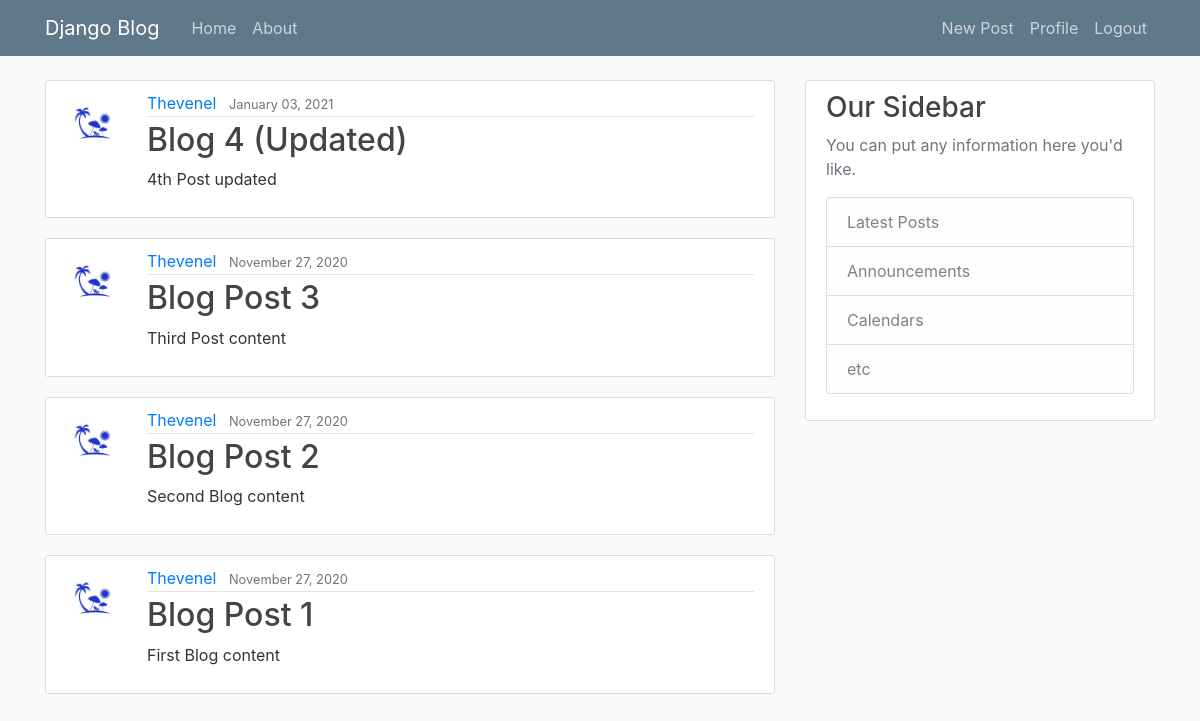
The app's page / (signed in) with its own data.
### blog/models.py (models this page shows, shortened)
class Post(models.Model):
    title = models.CharField(max_length=100)
    content = models.TextField()
    date_posted = models.DateTimeField(default=timezone.now)
    author = models.ForeignKey(User, on_delete=models.CASCADE)

### users/models.py (models this page shows, shortened)
class Profile(models.Model):
    user = models.OneToOneField(User, on_delete=models.CASCADE)
    image = models.ImageField(default='default.jpg', upload_to='profile_pics')

### blog/views.py (the view)
# urls.py: path('', PostListView.as_view(), name='blog-home'),
class PostListView(ListView):
    model = Post
    template_name = 'blog/home.html' # <app>/<model>_<view_type>.html
    context_object_name = 'posts'
    ordering = ['-date_posted']

### blog/templates/blog/home.html
{% extends 'blog/base.html' %}
{% block content %}
    {% for post in posts %}
    <article class="media content-section">
      <img src="{{ post.author.profile.image.url }}" alt="user-profile" class="rounded-circle article-img">
        <div class="media-body">
          <div class="article-metadata">
            <a class="mr-2" href="#">{{ post.author }}</a>
            <small class="text-muted">{{ post.date_posted|date:"F d, Y" }}</small>
          </div>
          <h2><a class="article-title" href="{% url 'post-detail' post.id %}">{{ post.title }}</a></h2>
          <p class="article-content">{{ post.content }}</p>
        </div>
      </article>
    {% endfor %}
{% endblock content %}

### blog/static/blog/main.css (style rules this page uses)
body { background: #fafafa; color: #333333; margin-top: 5rem; }
h1, h2, h3, h4, h5, h6 { color: #444444; }
.content-section { background: #ffffff; padding: 10px 20px; border: 1px solid #dddddd; border-radius: 3px; margin-bottom: 20px; }
.article-title { color: #444444; }
.article-content { white-space: pre-line; }
.article-img { height: 65px; width: 65px; margin-right: 16px; }
.article-metadata { padding-bottom: 1px; margin-bottom: 4px; border-bottom: 1px solid #e3e3e3 }

### records on screen
Post: author.profile.image (picture), author "Thevenel", date_posted "January 03, 2021", title "Blog 4 (Updated)", content "4th Post updated"
Post: author.profile.image (picture), author "Thevenel", date_posted "November 27, 2020", title "Blog Post 3", content "Third Post content"
Post: author.profile.image (picture), author "Thevenel", date_posted "November 27, 2020", title "Blog Post 2", content "Second Blog content"
Post: author.profile.image (picture), author "Thevenel", date_posted "November 27, 2020", title "Blog Post 1", content "First Blog content"
